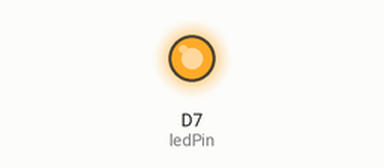
Recording of a sketch running on a simulated ESP8266 (NodeMCU). Shown: output pins drawn as LEDs (lit = HIGH).

Above: at 0.1 s.
At 37.1 s:
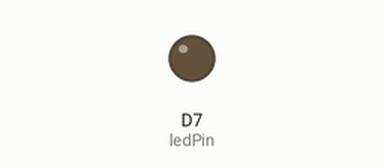
Timing chart, 0 to 40.0 s (numbered marks = the images above):
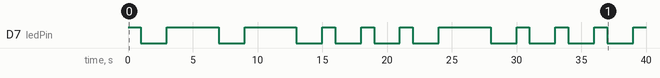

Measured:
- by itself, D7 (ledPin): LOW → HIGH at 0.00 s, → LOW 1.0 s later, → HIGH 2.0 s later, → LOW 4.0 s later, … (21 changes in this stretch)

The sketch:

morsecodefirstname.ino
```cpp
// Task 2.1 blinking my first name Abdullah

int ledPin = D7; // Blue led is connected to the argon on D7


void setup() {


  pinMode(ledPin, OUTPUT);


}


void loop() {


  // A
  digitalWrite(ledPin, HIGH);
  delay(1000);
  digitalWrite(ledPin, LOW);
  delay(2000);
  digitalWrite(ledPin, HIGH);
  delay(4000);
  digitalWrite(ledPin, LOW);
  delay(2000);


  // B

  digitalWrite(ledPin, HIGH);
  delay(4000);
  digitalWrite(ledPin, LOW);
  delay(2000);
  digitalWrite(ledPin, HIGH);
  delay(1000);
  digitalWrite(ledPin, LOW);
  delay(2000);
  digitalWrite(ledPin, HIGH);
  delay(1000);
  digitalWrite(ledPin, LOW);
  delay(2000);
  digitalWrite(ledPin, HIGH);
  delay(1000);
  digitalWrite(ledPin, LOW);
  delay(2000);


 // D

  digitalWrite(ledPin, HIGH);
  delay(4000);
  digitalWrite(ledPin, LOW);
  delay(2000);
  digitalWrite(ledPin, HIGH);
  delay(1000);
  digitalWrite(ledPin, LOW);
  delay(2000);
  digitalWrite(ledPin, HIGH);
  delay(1000);
  digitalWrite(ledPin, LOW);
  delay(2000);


// U

  digitalWrite(ledPin, HIGH);
  delay(1000);
  digitalWrite(ledPin, LOW);
  delay(2000);
  digitalWrite(ledPin, HIGH);
  delay(1000);
  digitalWrite(ledPin, LOW);
  delay(2000);
  digitalWrite(ledPin, HIGH);
  delay(4000);
  digitalWrite(ledPin, LOW);
  delay(2000);


  // L

  digitalWrite(ledPin, HIGH);
  delay(1000);
  digitalWrite(ledPin, LOW);
  delay(2000);
  digitalWrite(ledPin, HIGH);
  delay(4000);
  digitalWrite(ledPin, LOW);
  delay(2000);
  digitalWrite(ledPin, HIGH);
  delay(1000);
  digitalWrite(ledPin, LOW);
  delay(2000);
  digitalWrite(ledPin, HIGH);
  delay(1000);
  digitalWrite(ledPin, LOW);
  delay(2000);


  // L


   digitalWrite(ledPin, HIGH);
  delay(1000);
  digitalWrite(ledPin, LOW);
  delay(2000);
  digitalWrite(ledPin, HIGH);
  delay(4000);
  digitalWrite(ledPin, LOW);
  delay(2000);
  digitalWrite(ledPin, HIGH);
  delay(1000);
  digitalWrite(ledPin, LOW);
  delay(2000);
  digitalWrite(ledPin, HIGH);
  delay(1000);
  digitalWrite(ledPin, LOW);
  delay(2000);


 // A


  digitalWrite(ledPin, HIGH);
  delay(1000);
  digitalWrite(ledPin, LOW);
  delay(2000);
  digitalWrite(ledPin, HIGH);
  delay(4000);
  digitalWrite(ledPin, LOW);
  delay(2000);


// H

  digitalWrite(ledPin, HIGH);
  delay(1000);
  digitalWrite(ledPin, LOW);
  delay(2000);
  digitalWrite(ledPin, HIGH);
  delay(1000);
  digitalWrite(ledPin, LOW);
  delay(2000);
  digitalWrite(ledPin, HIGH);
  delay(1000);
  digitalWrite(ledPin, LOW);
  delay(2000);
  digitalWrite(ledPin, HIGH);
  delay(1000);
  digitalWrite(ledPin, LOW);
  delay(2000);


}
```
